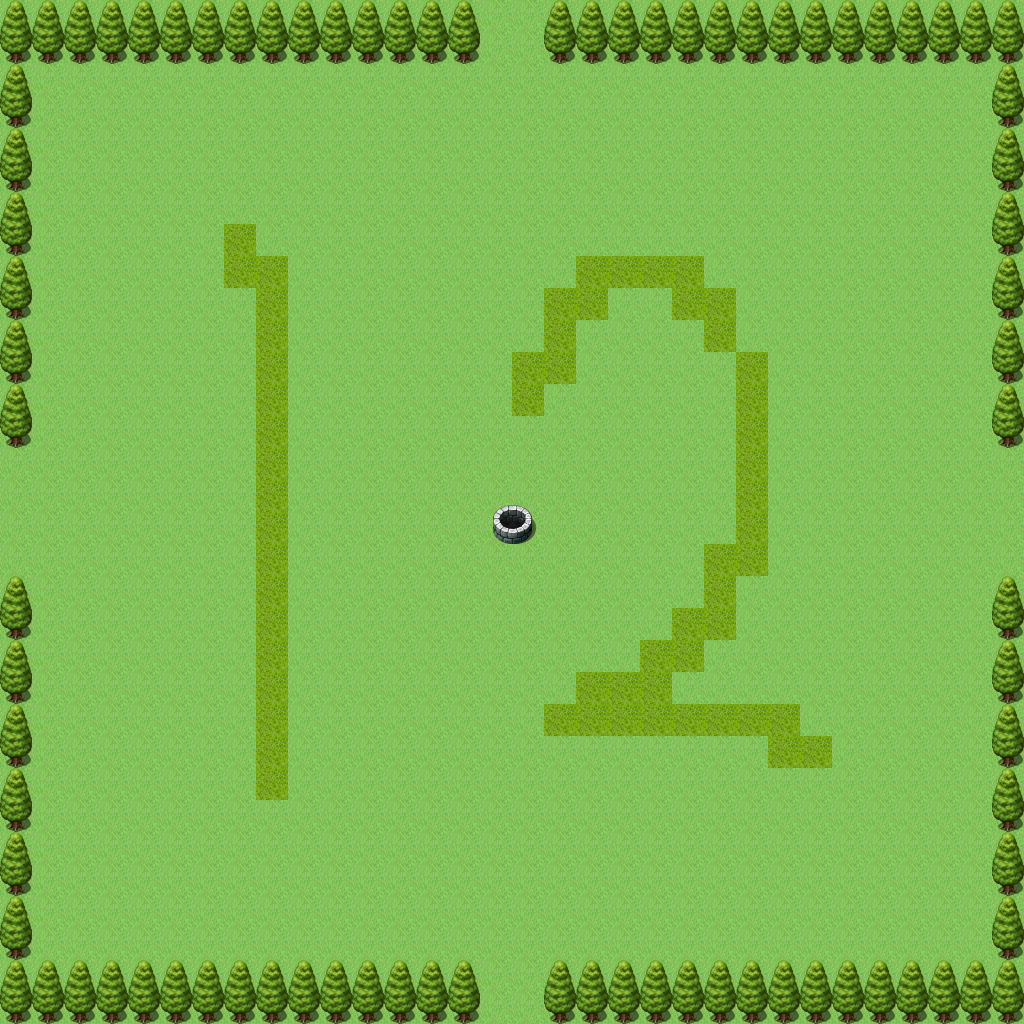

The image is a tile-based game level rendered from a .tmx file. Its description and source (layers, tilesets, objects; grid data summarised) follow:
An orthogonal 32x32 tile map with 32x32 px tiles, 2 tile layers (Tile Layer 1, trees).

<map version="1.0" orientation="orthogonal" renderorder="right-down" width="32" height="32" tilewidth="32" tileheight="32" nextobjectid="3">
 <tileset firstgid="1" name="orthTileset" tilewidth="32" tileheight="32" tilecount="2016" columns="32">
  <image source="orthTileset.png" width="1024" height="2016" />
  <terraintypes>
   <terrain name="ground" tile="-1" />
  </terraintypes>
  <tile id="608" terrain=",0,0,0" />
  <tile id="609" terrain="0,,0,0" />
  <tile id="640" terrain="0,0,,0" />
  <tile id="641" terrain="0,0,0," />
 </tileset>
 <layer name="Tile Layer 1" width="32" height="32">
  <data>[1024 cells, 1024 non-empty, 2 distinct tile ids]</data>
 </layer>
 <layer name="trees" width="32" height="32">
  <data>[1024 cells, 172 non-empty, 6 distinct tile ids]</data>
 </layer>
</map>
